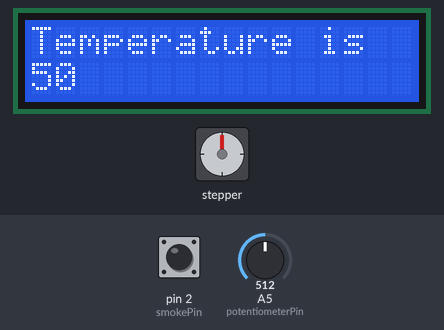
A sketch run on a simulated Arduino Uno, built with avr-gcc and run on an emulated ATmega328P. Parts: stepper motor, 16×2 character LCD. Wiring (inferred from the names in the program): stepper motor (200 steps per turn assumed): coils pin 9, pin 11, pin 10, pin 12. The test bench sets the inputs (shaded band); at power-on: A5 (potentiometerPin) = 512, pin 2 (smokePin) LOW.

Above: at 1.2 s.
1.3 s: A5 (potentiometerPin) set to 404
At 2.6 s:
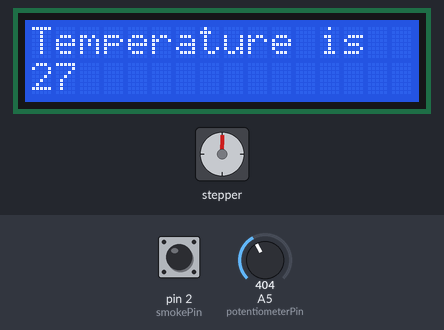
4.3 s: A5 (potentiometerPin) set to 384
At 5.0 s:
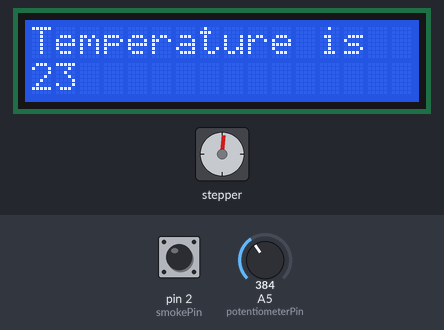
5.8 s: pin 2 (smokePin) pulled HIGH for 0.15 s
At 6.03 s:
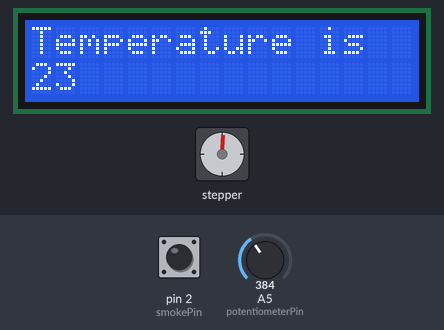
8.9 s: pin 2 (smokePin) pulled HIGH for 1 s
At 10.13 s:
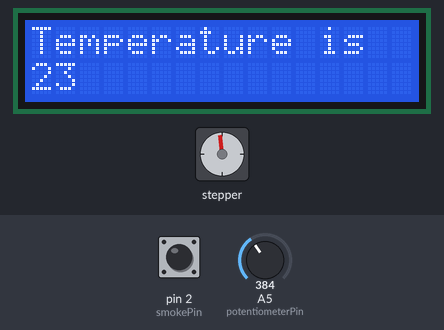
10.5 s: A5 (potentiometerPin) set to 306
At 11.07 s:
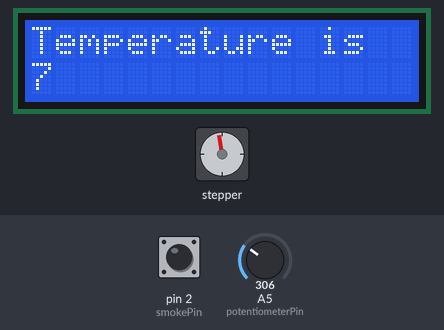
Timing chart, 0 to 13.0 s (numbered marks = the images above; inputs shaded):
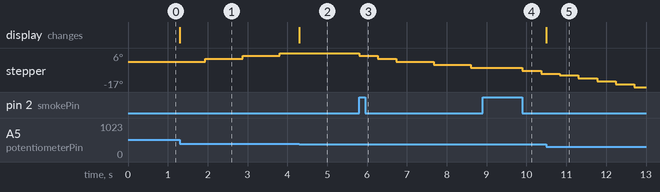

The sketch:

9190608_3_V1.ino
```cpp
#include <LiquidCrystal.h>
const int rs = 0, en = 1, d4 = 3, d5 = 4, d6 = 5, d7 = 6;
LiquidCrystal lcd(rs, en, d4, d5, d6, d7);

#define smokePin 2
int smoke_state = 0;


#define potentiometerPin 5
int temperature;
int prevTemp = 200;


#define motorSteps 32
int motor_pins[4] = {9, 10, 11, 12};
int currentStep = 0;
int motorDirection = 0;
unsigned long motorSpeed;
unsigned long lastMilliStep;


void setup()
{
  attachInterrupt(digitalPinToInterrupt(smokePin), smokeHandler, CHANGE);

  for (int i = 0; i < 4; i++)
  {
    pinMode(motor_pins[i], OUTPUT);
  }
  lcd.begin(16, 2);
  lcd.print("Temperature is");
}

void loop()
{
  setMotorSpeed(2);
  motorDirection = 0;
  while (smoke_state == 0 && calcTemp() && temperature > 25)  //no smoke and temp > 25
  {
    Step();
  }
  while (smoke_state == 1 && calcTemp())
  {
    Step();
  }
  if (smoke_state == 2)
  {
    unsigned long currentTime = millis();
    while (millis() - currentTime < 3000 && calcTemp())
    {
      Step();
    }
    smoke_state = 0;
  }
}

bool calcTemp()
{
  temperature = (((float)(210) / (float)(1023)) * (analogRead(potentiometerPin) - 1023)) + 155;
  if (prevTemp != temperature)
  {
    prevTemp = temperature;
    lcd.setCursor(0, 1);
    lcd.print("   ");
    lcd.setCursor(0, 1);
    lcd.print(temperature);
  }
  return true;
}

void smokeHandler()
{
  if (smoke_state != 2)
  {
    smoke_state++;
    setMotorSpeed(4);
    motorDirection = 1;
  }
}

void setMotorSpeed(int rpm)
{
  motorSpeed = ((60l * 1000l) / motorSteps) / rpm;
}

void Step()
{
    unsigned long currentMillis = millis();
    if (lastMilliStep == 0 || (unsigned long)(currentMillis - lastMilliStep) >= motorSpeed)
    {
      lastMilliStep = currentMillis;
      if (currentStep == 0)
      {
        if (motorDirection == 0)
        {
          currentStep++;
        }
        else
        {
          currentStep = motorSteps;
        }
      }
      else if (currentStep == motorSteps)
      {
        if (motorDirection == 0)
        {
          currentStep = 0;
        }
        else
        {
          currentStep--;
        }
      }
      else
      {
        if (motorDirection == 0)
        {
          currentStep++;
        }
        else
        {
          currentStep--;
        }
      }
      Run(currentStep % 4);
   }
}


void Run(int currentstep)
{
  switch (currentstep)
  {
    case 0:
      digitalWrite(motor_pins[0], 1);
      digitalWrite(motor_pins[1], 0);
      digitalWrite(motor_pins[2], 1);
      digitalWrite(motor_pins[3], 0);
      break;

      case 1:
      digitalWrite(motor_pins[0], 0);
      digitalWrite(motor_pins[1], 1);
      digitalWrite(motor_pins[2], 1);
      digitalWrite(motor_pins[3], 0);
      break;

    case 2:
      digitalWrite(motor_pins[0], 0);
      digitalWrite(motor_pins[1], 1);
      digitalWrite(motor_pins[2], 0);
      digitalWrite(motor_pins[3], 1);
      break;

    case 3:
      digitalWrite(motor_pins[0], 1);
      digitalWrite(motor_pins[1], 0);
      digitalWrite(motor_pins[2], 0);
      digitalWrite(motor_pins[3], 1);
      break;
  }
}
```

Measured:
- after the input at 1.3 s, the display: changes at once (image 1)
- after the input at 4.3 s, stepper: stops changing and stays 6°; the display: changes at once (image 2)
- after the input at 8.9 s, stepper: goes -6° 0.47 s, then -8°, starting after 1.0 s
- after the input at 10.5 s, the display: changes at once (image 5)
